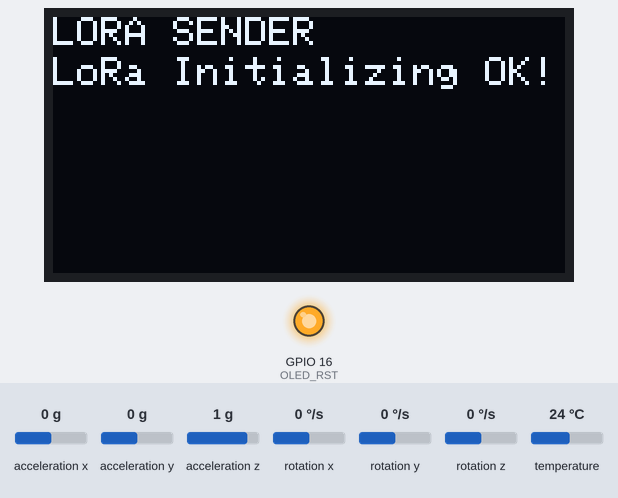
A sketch run on a simulated ESP32. On the bench: 128×64 one-colour display, output pins drawn as LEDs (lit = HIGH). The test bench sets the inputs (shaded band); at power-on: acceleration x 0 g, acceleration y 0 g, acceleration z 1 g, rotation x 0 °/s, rotation y 0 °/s, rotation z 0 °/s, temperature 24 °C. No radio packets arrive unless stated; what the sketch prints to the serial monitor is not drawn.

Above: at 0.2 s.
At 3.4 s:
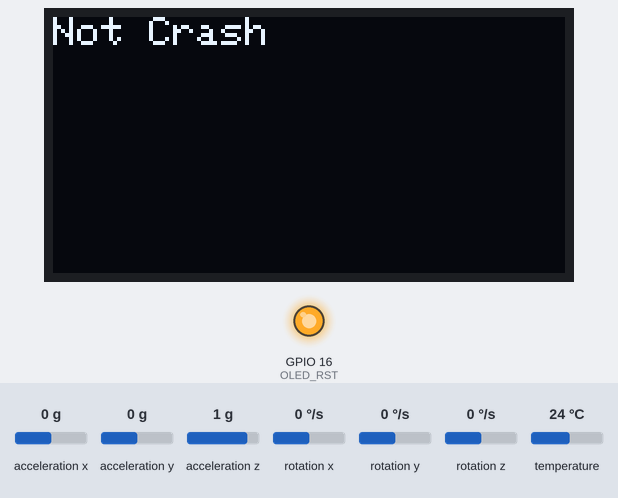
3.5 s: acceleration x set to -1.4 g
At 9.6 s:
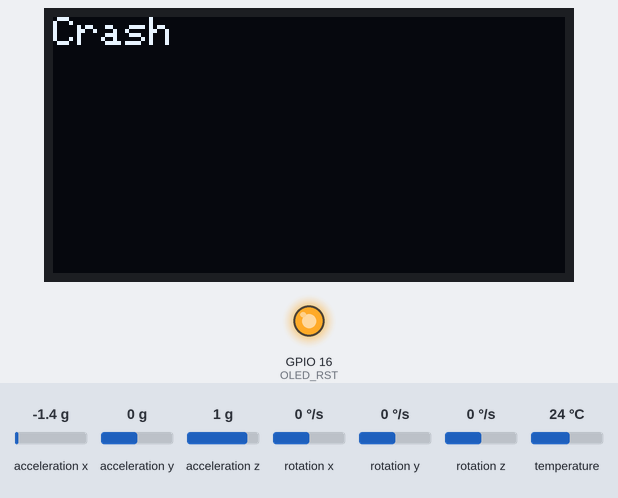
Timing chart, 0 to 11.0 s (numbered marks = the images above; inputs shaded):
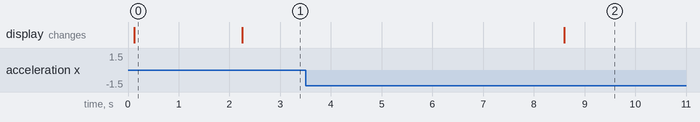

The sketch:

MEA_sender-reciever1.ino
```cpp
/***********************************
 *  Safety MEA(n) U Project
 *  Created by Supavadee Phusanam
************************************/

//Libraries for LoRa
#include <SPI.h>
#include <LoRa.h>

//Libraries for OLED Display
#include <Wire.h>
#include <Adafruit_GFX.h>
#include <Adafruit_SSD1306.h>

//Libraries for accelerometer
#include <Adafruit_MPU6050.h>
#include <Adafruit_Sensor.h>
Adafruit_MPU6050 mpu;


//Library for Blynk
#include <WiFi.h>
#include <WiFiClient.h>

// Config
const char ssid[] = "yingspvd";       //  Wifi name
const char password[] = "88888888";   //  wifi password

//define the pins used by the LoRa transceiver module
#define SCK 5
#define MISO 19
#define MOSI 27
#define SS 18
#define RST 14
#define DIO0 26

//433E6 for Asia
//866E6 for Europe
//915E6 for North America
#define BAND 915E6

//OLED pins
#define OLED_SDA 4
#define OLED_SCL 15
#define OLED_RST 16
#define SCREEN_WIDTH 128 // OLED display width, in pixels
#define SCREEN_HEIGHT 64 // OLED display height, in pixels

/*LoRa send Data*/
String outgoing;              // outgoing message
int ID = 4783;                // count of outgoing messages
byte msgCount = 0;            // count of outgoing messages
byte localAddress = 00000001;     // address of this device
byte destination = 00000002;      // destination to send to

double acx = 0;
double acy = 0;
double acz = 0;
double ac = 0;
double ac_max=0;
double force = 0;
double force_max = 0;
double mass = 1670;

Adafruit_SSD1306 display(SCREEN_WIDTH, SCREEN_HEIGHT, &Wire, OLED_RST);

void setup() {
  //initialize Serial Monitor
  Serial.begin(115200);


  //reset OLED display via software
  pinMode(OLED_RST, OUTPUT);
  digitalWrite(OLED_RST, LOW);
  delay(20);
  digitalWrite(OLED_RST, HIGH);

  //initialize OLED
  Wire.begin(OLED_SDA, OLED_SCL);
  if(!display.begin(SSD1306_SWITCHCAPVCC, 0x3c, false, false)) { // Address 0x3C for 128x32
    Serial.println(F("SSD1306 allocation failed"));
    for(;;); // Don't proceed, loop forever
  }

  display.clearDisplay();
  display.setTextColor(WHITE);
  display.setTextSize(1);
  display.setCursor(0,0);
  display.print("LORA SENDER ");
  display.display();

  Serial.println("LoRa Sender Test");

  //SPI LoRa pins
  SPI.begin(SCK, MISO, MOSI, SS);
  //setup LoRa transceiver module
  LoRa.setPins(SS, RST, DIO0);

  if (!LoRa.begin(BAND)) {
    Serial.println("Starting LoRa failed!");
    while (1);
  }
  Serial.println("LoRa Initializing OK!");
  display.setCursor(0,10);
  display.print("LoRa Initializing OK!");
  display.display();

  if (!mpu.begin()) {
    Serial.println("Failed to find MPU6050 chip");
    while (1) {
      delay(10);
    }
  }

  mpu.setAccelerometerRange(MPU6050_RANGE_8_G);
  Serial.print("Accelerometer range set to: ");

  mpu.setGyroRange(MPU6050_RANGE_500_DEG);
  Serial.print("Gyro range set to: ");

  mpu.setFilterBandwidth(MPU6050_BAND_260_HZ);
  Serial.print("Filter bandwidth set to: ");
  Serial.println("");
  delay(100);

  delay(2000);
}

void loop() {
   /* Get new sensor events with the readings */
  sensors_event_t a, g, temp;
  mpu.getEvent(&a, &g, &temp);

  acx = a.acceleration.x;
  acy = a.acceleration.y;
  acz = a.acceleration.z;

  ac = sqrt(pow(acx,2) + pow(acy,2) + pow(acz,2));
  force = mass * ac;

  if(ac > ac_max){
    ac_max = ac;
  }

  if(force > force_max){
    force_max = force;
  }

  display.clearDisplay();
  display.setCursor(0,0);

  /*If Crash*/
  if(ac >= 30){
    sendMessage(3);
  }
  else if(ac >= 20 && ac < 30){
    sendMessage(2);
  }
  if(ac >= 13 && ac < 20){
    sendMessage(1);
  }
  else{
    display.print("Not Crash");
  }
  display.display();

   // parse for a packet, and call onReceive with the result:
  onReceive(LoRa.parsePacket());
}

void sendMessage(int level){
    String outgoing = "";         // send a message
    outgoing = String(ID) + "/" + String(ac_max) + "&" + String(force_max)+ "-" + String(level);
    LoRa.beginPacket();                   // start packet
    LoRa.write(destination);              // add destination address
    LoRa.write(localAddress);             // add sender address
    LoRa.write(msgCount);                 // add message ID
    LoRa.write(outgoing.length());        // add payload length
    LoRa.print(outgoing);                 // add payload
    LoRa.endPacket();                     // finish packet and send it
    msgCount++;                           // increment message ID

    Serial.print("Electric Pole ID: ");
    Serial.println(ID);
    display.print("Crash");
    delay(5000);
}

void onReceive(int packetSize) {
  if (packetSize == 0) return;          // if there's no packet, return
 Serial.print("packetSize");
  Serial.println(packetSize);
  // read packet header bytes:
  int recipient = LoRa.read();          // recipient address
  byte sender = LoRa.read();            // sender address
  byte incomingMsgId = LoRa.read();     // incoming msg ID
  byte incomingLength = LoRa.read();    // incoming msg length
  String incoming = "";

  while (LoRa.available()) {
    incoming += (char)LoRa.read();
  }

  if (incomingLength != incoming.length()) {   // check length for error
    Serial.println("error: message length does not match length");
    return;                             // skip rest of function
  }

  // if the recipient isn't this device or broadcast,
  if (recipient != localAddress && recipient != 00000001) {
    Serial.println("This message is not for me.");
    return;                             // skip rest of function
  }

  // if message is for this device, or broadcast, print details:
  Serial.println("Received from: 0x" + String(sender, HEX));
  Serial.println("Sent to: 0x" + String(recipient, HEX));
  Serial.println("Message ID: " + String(incomingMsgId));
  Serial.println("Message length: " + String(incomingLength));
  Serial.println("Message: " + incoming);
  Serial.println("RSSI: " + String(LoRa.packetRssi()));
  Serial.println("Snr: " + String(LoRa.packetSnr()));
  Serial.println();
}
```

Measured:
- after the input at 3.5 s, the display: changes after 5.1 s (image 2)
- what the display in image 0 shows lasts 2.2 s, from 0.1 s to 2.3 s
